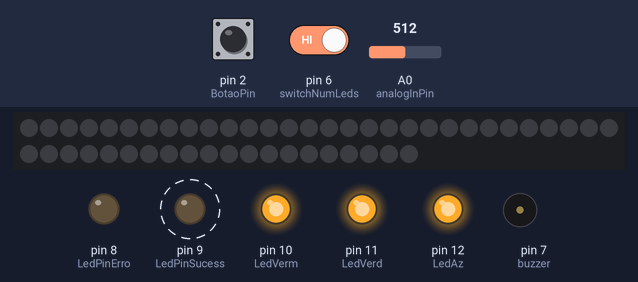
The sketch below on a simulated Arduino Uno, built with avr-gcc and run on an emulated ATmega328P. Parts: 50 RGB LEDs in strip order, left to right, continuing on the next row, output pins drawn as LEDs (lit = HIGH), buzzer (waves = sounding, pin HIGH). Dashed ring = blinking. The test bench sets the inputs (shaded band); at power-on: pin 2 (BotaoPin) HIGH, pin 6 (switchNumLeds) HIGH, A0 (analogInPin) = 512. What the sketch prints to the serial monitor is not drawn.

Above: at 1.2 s.
1.3 s: pin 2 (BotaoPin) pulled LOW for 0.35 s
At 2.86 s:
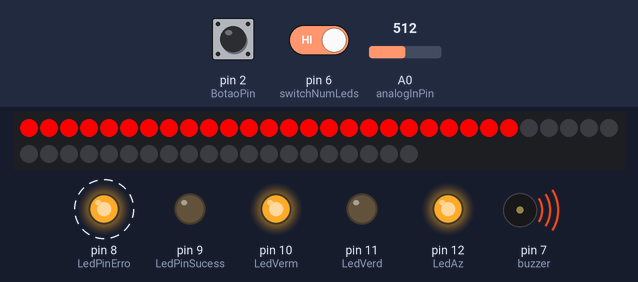
4.5 s: pin 2 (BotaoPin) pulled LOW for 1 s
At 5.36 s:
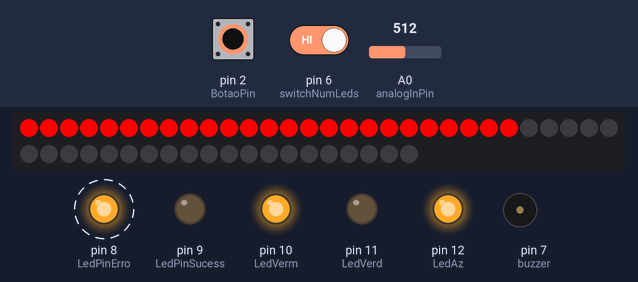
7.4 s: pin 2 (BotaoPin) pulled LOW for 3.2 s
At 8.66 s:
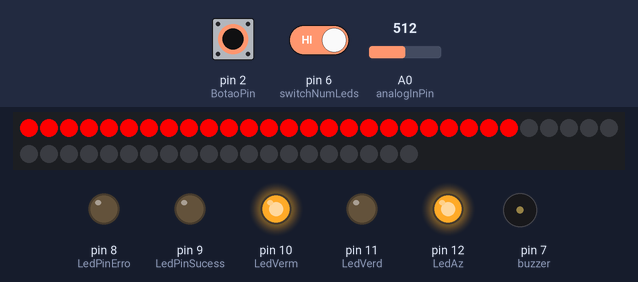
12.1 s: pin 2 (BotaoPin) driven LOW and pin 6 (switchNumLeds) driven LOW
At 13.59 s:
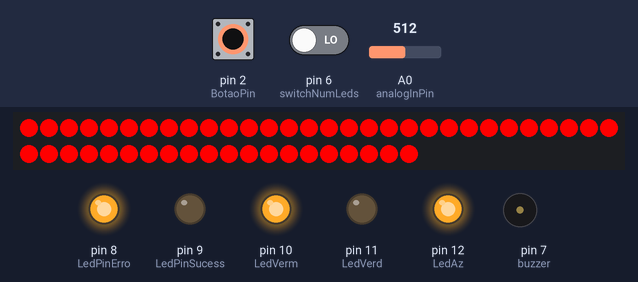
15.1 s: pin 2 (BotaoPin) driven HIGH
At 16.6 s:
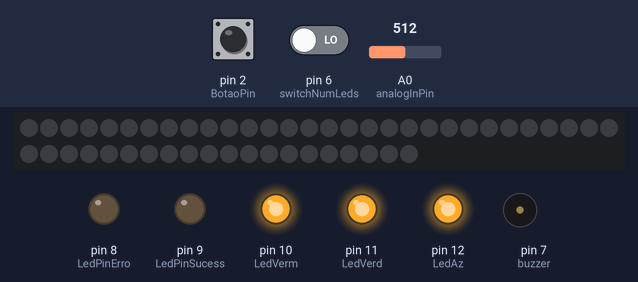
Timing chart, 0 to 17.8 s (numbered marks = the images above; inputs shaded):
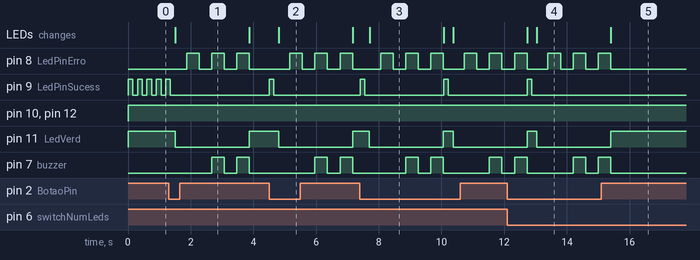

The sketch:

Jig_Fita.ino
```cpp
/*
JIG DE TESTE UNICO - VALORES:
p/ Jig 1:
  if (digitalRead(switchNumLeds) == HIGH) {
   virtualNumLed = 25;

   VERDE_TOTAL = 2.14;
   VERMELHO_TOTAL = 2.15;
   AZUL_TOTAL = 2.14;
  }
  else{
    virtualNumLed = NUM_LEDS;

    VERDE_TOTAL = 4.10;
    VERMELHO_TOTAL = 4.10;
    AZUL_TOTAL = 4.10;
  }
  ===================
p/ Jig 2:

*/


#include <FastLED.h>

#define DATA_PIN 5
#define NUM_LEDS 50
#define BRIGHTNESS 255
#define LED_TYPE WS2811
#define COLOR_ORDER BGR

int k = 0;
const int analogInPin = A0;
float sensorValue = 0;
float outputValue = 0;
int BotaoPin = 2;
int botao;
int switchSelector;
int virtualNumLed;
float CorrenteFinal = 0;

int LedVerm = 10;
int LedVerd = 11;
int LedAz = 12;

int LedPinErro = 8;
int LedPinSucess = 9;
int buzzer = 7;  //pin 7
int switchNumLeds = 6;


float correnteVerd1 = 0;
float correnteVerm1 = 0;
float correnteAz1 = 0;

float correnteVerd2 = 0;
float correnteVerm2 = 0;
float correnteAz2 = 0;


float ResistShunt = 0.9;
float ganhoAmpop = 7.66;


float V1 = 0;
float V2 = 0;

float VERDE_TOTAL = 4.10;
float VERMELHO_TOTAL = 4.10;
float AZUL_TOTAL = 4.10;


int LED_COUNT = 0;
int error_count = 0;

CRGB leds[NUM_LEDS];

#define UPDATES_PER_SECOND 100

void setup() {
  FastLED.addLeds<LED_TYPE, DATA_PIN, COLOR_ORDER>(leds, NUM_LEDS);
  FastLED.setBrightness(BRIGHTNESS);
  Serial.begin(9600);
  pinMode(BotaoPin, INPUT_PULLUP);
  pinMode(switchNumLeds, INPUT_PULLUP);

  pinMode(LedVerm, OUTPUT);
  pinMode(LedVerd, OUTPUT);
  pinMode(LedAz, OUTPUT);

  pinMode(LedPinErro, OUTPUT);
  pinMode(LedPinSucess, OUTPUT);
  pinMode(buzzer, OUTPUT);

  switchSelector = digitalRead(switchNumLeds);

  virtualNumLed = NUM_LEDS;
}


void loop() {

  if (digitalRead(switchNumLeds) == HIGH) {
   virtualNumLed = 25;

   VERDE_TOTAL = 2.67;
   VERMELHO_TOTAL = 2.67;
   AZUL_TOTAL = 2.67;
  }
  else{
    virtualNumLed = NUM_LEDS;

    VERDE_TOTAL = 4.35;
    VERMELHO_TOTAL = 4.35;
    AZUL_TOTAL = 4.35;
  }

  if (k == 0) {
    apagar();  // Para garantir LEDs apagados no início
    digitalWrite(LedVerm, HIGH);
    digitalWrite(LedVerd, HIGH);
    digitalWrite(LedAz, HIGH);
    FastLED.show();
    LED_COUNT = virtualNumLed;
    k = 1;
  }

  digitalWrite(LedPinSucess, HIGH);
  delay(150);
  digitalWrite(LedPinSucess, LOW);
  delay(150);

  botao = digitalRead(BotaoPin);
  if (botao == LOW) {
    error_count = 0;

Verde:
    digitalWrite(LedVerd, LOW);

    for (int i = 0; i < LED_COUNT; ++i) {
        leds[i] = CRGB(255, 0, 0);
      }

      FastLED.show();

      delay(300);  //Espera um pouco mais na primeira medição

      V1 = correnteShunt();
      Serial.print("V1 VERDE: ");
      Serial.print(V1);
      Serial.print("\n");

      apagar();


      if ( (V1 < (VERDE_TOTAL - 0.04)) || (V1 > (VERDE_TOTAL + 0.04))) {
        Serial.print("V1 VERDE ERRO: ");
        Serial.print(V1);
        Serial.print("\n");
        Serial.print("erro count: ");

        error();
        error_count++;
        goto Fim;
        apagar();
      }


    digitalWrite(LedVerd, HIGH);


Vermelho:

    digitalWrite(LedVerm, LOW);
    LED_COUNT = virtualNumLed;

    for (int i = 0; i < LED_COUNT; ++i) {
        leds[i] = CRGB(0, 255, 0);
      }

      FastLED.show();

      delay(300);
      V1 = correnteShunt();
      Serial.print("V1 VERMELHO: ");
      Serial.print(V1);
      Serial.print("\n");

      apagar();

      if ( (V1 < (VERMELHO_TOTAL - 0.04)) || (V1 > (VERMELHO_TOTAL + 0.04))) {
        Serial.print("V1 VERMELHO ERRO: ");
        Serial.print(V1);
        Serial.print("\n");
        Serial.print("erro count: ");


        error();
        error_count++;
        goto Fim;
      }


    digitalWrite(LedVerm, HIGH);

Azul:

    digitalWrite(LedAz, LOW);
    LED_COUNT = virtualNumLed;

    for (int i = 0; i < LED_COUNT; ++i) {
        leds[i] = CRGB(0, 0, 255);
      }

      FastLED.show();
      delay(300);
      V1 = correnteShunt();
      Serial.print("V1 AZUL: ");
      Serial.print(V1);
      Serial.print("\n");

      apagar();

      if ( (V1 < (AZUL_TOTAL - 0.04)) || (V1 > (AZUL_TOTAL + 0.04))) {
        Serial.print("V1 AZUL ERRO: ");
        Serial.print(V1);
        Serial.print("\n");
        Serial.print("erro count: ");

        error();
        error_count++;
        goto Fim;
      }

    if (error_count < 1) {
      sucess();
    }

Fim:
    apagar();
    FastLED.show();
    k = 0;
    while (true) {
      botao = digitalRead(BotaoPin);
      if (botao == LOW) {
        break;
      }
    }
  }
}


int error() {
  digitalWrite(LedPinErro, HIGH);
  delay(400);
  digitalWrite(LedPinErro, LOW);
  delay(400);
  digitalWrite(LedPinErro, HIGH);
  digitalWrite(buzzer, HIGH);
  delay(400);
  digitalWrite(LedPinErro, LOW);
  digitalWrite(buzzer, LOW);
  delay(400);
  digitalWrite(LedPinErro, HIGH);
  digitalWrite(buzzer, HIGH);
  delay(400);
  digitalWrite(LedPinErro, LOW);
  digitalWrite(buzzer, LOW);

  digitalWrite(LedVerm, HIGH);
  digitalWrite(LedVerd, HIGH);
  digitalWrite(LedAz, HIGH);

  return 0;
}


int sucess() {
  //Serial.print("\t GG ");
  digitalWrite(LedAz, HIGH);
  digitalWrite(LedPinSucess, HIGH);
  delay(800);
  digitalWrite(LedPinSucess, LOW);
  delay(400);
  buzz();
  digitalWrite(LedPinSucess, HIGH);
  delay(800);
  digitalWrite(LedPinSucess, LOW);
}


int apagar() {
  for (int i = 0; i < virtualNumLed; ++i) {
    leds[i] = CRGB::Black;
  }
  return 1;
}


int buzz() {
  digitalWrite(buzzer, HIGH);
  delay(200);
  digitalWrite(buzzer, LOW);
}

float correnteShunt() {
  /*
  int i = 0;

  for(i; i < 5000; ++i)
  {
    sensorValue = (sensorValue * 0.999) + (analogRead(analogInPin) * 0.001);
  }

  outputValue = mapf(sensorValue, 0, 1023, 0, 5.0);

  return (outputValue);*/


  /////////////////////////////////////

  float soma = 0;
  int i = 0;
  for (i; i < 50; ++i) {
    sensorValue = analogRead(analogInPin);
    outputValue = mapf(sensorValue, 0, 1023, 0, 5.0);
    delay(1);
    soma = outputValue + soma;
  }
  soma = soma / i;

  return (soma);
}


float mapf(float x, float in_min, float in_max, float out_min, float out_max) {
  return (x - in_min) * (out_max - out_min) / (in_max - in_min) + out_min;
}
```

Measured:
- after the input at 1.3 s, pin 8 (LedPinErro): alternates HIGH for 0.40 s and LOW for 0.40 s, starting after 0.57 s; pin 9 (LedPinSucess): goes on until 1.4 s, then stays LOW
- after the input at 4.5 s, pin 8 (LedPinErro): alternates HIGH for 0.40 s and LOW for 0.40 s, starting after 0.66 s; pin 9 (LedPinSucess): LOW → HIGH at once, → LOW 0.15 s later
- after the input at 7.4 s, pin 8 (LedPinErro): LOW → HIGH after 0.66 s, → LOW 0.40 s later, → HIGH 0.40 s later, → LOW 0.40 s later, … (10 changes in this stretch); pin 9 (LedPinSucess): alternates HIGH for 0.15 s and LOW for 2.5 s, starting at once
- after the input at 12.1 s, pin 9 (LedPinSucess): LOW → HIGH after 0.63 s, → LOW 0.15 s later; the LEDs: first differ from a run without the input after 0.94 s (image 4)
- after the input at 15.1 s, pin 8 (LedPinErro), pin 7 (buzzer): goes on until 15.4 s, then stays LOW; pin 9 (LedPinSucess): stays LOW (without the input it goes to HIGH after 0.30 s); pin 11 (LedVerd): goes on until 15.4 s, then stays HIGH
- by itself, pin 9 (LedPinSucess): alternates HIGH for 0.15 s and LOW for 0.15 s
